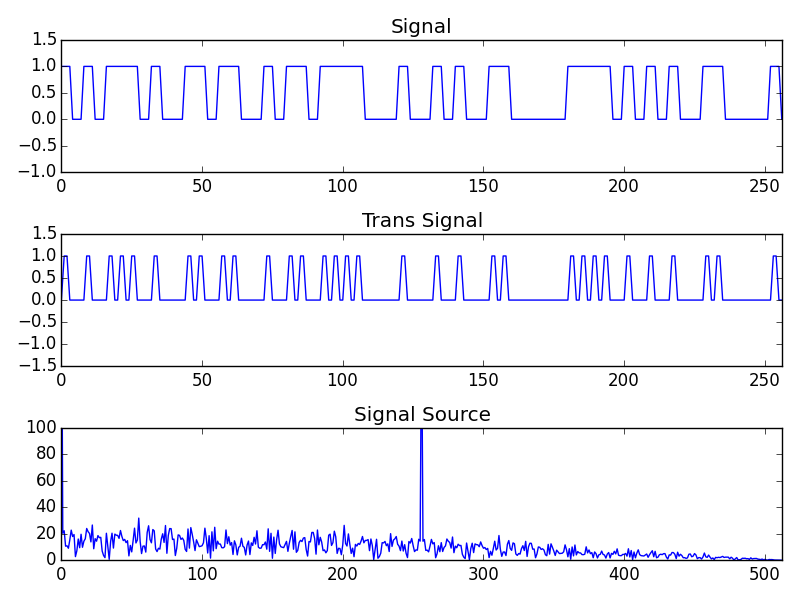

The script that drew this image:
# coding:utf-8

import numpy as np
import matplotlib.pyplot as plt
import random

""" 単流RZ方式 """

# 元となる信号の生成 ビット数bit
def createSignal(bit):
    sig = []
    random.seed(10)

    for x in range(bit):
        s = random.randint(0, 1)
        sig.append(s)

    return sig


# 伝送信号の生成 周期T 電位E
# 単流RZ方式
def createTransSignal(sig, T, E):

    trans = []

    for i in range(len(sig)):
        t = sig[i]

        trans.append(0)
        if t == 0:
            for j in range(T/2):
                trans.append(0)
        else:
            for j in range(T/2):
                trans.append(E)
        trans.append(0)

    return trans

# 信号の幅T倍にする
def changeWidth(sig, T):

    trans = []

    for i in range(len(sig)):
        t = sig[i]

        for j in range(T):
                trans.append(t)

    return trans

# 周波数特性を求める
def fftSignal(sig):

    F = np.fft.fft(sig)
    F = np.abs(F)

    return F

if __name__ == "__main__":

    bit = 256
    T = 4
    E = 1

    signal = createSignal(bit)
    transSignal = createTransSignal(signal, T, E)
    signalSource = fftSignal(transSignal)


    # 元の信号を描画用に幅を変更する
    pltSignal = changeWidth(signal, T)

    plt.subplot(3,1,1)
    plt.plot(pltSignal)
    plt.title("Signal")
    plt.xlim(0, bit)
    plt.ylim(-1, 1.5)

    plt.subplot(3,1,2)
    plt.plot(transSignal)
    plt.title("Trans Signal")
    plt.xlim(0, bit)
    plt.ylim(-E-0.5, E+0.5)

    plt.subplot(3,1,3)
    plt.plot(signalSource)
    plt.title("Signal Source")
    plt.xlim(0, len(signalSource)/2)
    plt.ylim(0.01, 100)

    plt.tight_layout()



    plt.show()
